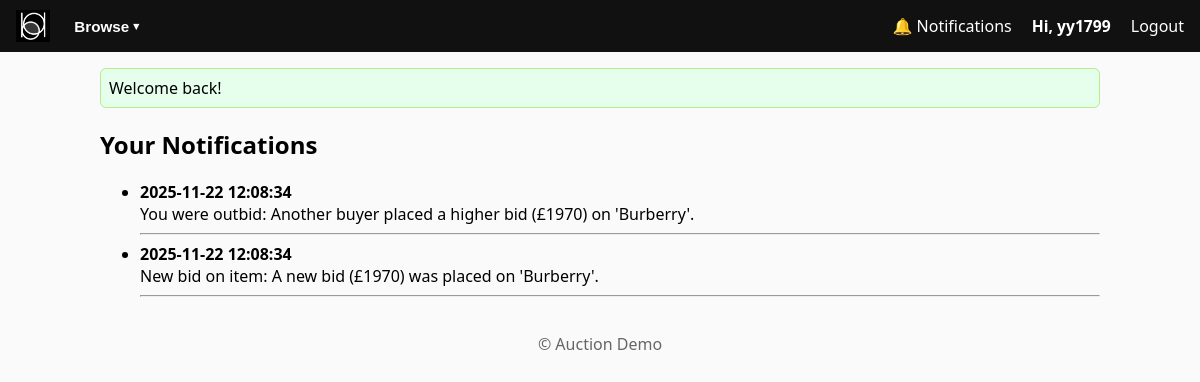
The app's page /web/auction/notifications.php (signed in) with its own data.
### tables this page shows
CREATE TABLE `Notifications` (
  `message_id` int(11) NOT NULL,
  `user_id` int(11) NOT NULL,
  `message` text NOT NULL,
  `is_read` tinyint(1) DEFAULT 0,
  `created_at` datetime DEFAULT current_timestamp()
);

### web/auction/notifications.php (the view, shortened to what this page needs)
<?php
require_once __DIR__.'/includes/flash.php';
$pdo = get_db();
$userId = current_user()['user_id'];
$pdo->prepare("UPDATE Notifications SET is_read = 1 WHERE user_id = ?")
    ->execute([$userId]);
$stmt = $pdo->prepare("
    SELECT message_id, message, created_at
    FROM Notifications
    WHERE user_id = ?
    ORDER BY created_at DESC
");
$stmt->execute([$userId]);
$rows = $stmt->fetchAll();
?>
<?php require_once __DIR__.'/includes/header.php'; ?>
<h2>Your Notifications</h2>
<?php if (empty($rows)): ?>
    <p>No notifications yet.</p>
<?php else: ?>
    <ul>
    <?php foreach ($rows as $n): ?>
        <li>
            <b><?= htmlspecialchars($n['created_at']) ?></b><br>
            <?= nl2br(htmlspecialchars($n['message'])) ?>
        </li>
        <hr>
    <?php endforeach; ?>
    </ul>
<?php endif; ?>
<?php require_once __DIR__.'/includes/footer.php'; ?>

### web/auction/assets/style.css (style rules this page uses)
body { font-family: system-ui, Arial, sans-serif; margin:0; background:#fafafa; }

### records on screen
notifications: created_at "2025-11-22 12:08:34", message "You were outbid: Another buyer placed a higher bid (£1970) on 'Burberry'."
notifications: created_at "2025-11-22 12:08:34", message "New bid on item: A new bid (£1970) was placed on 'Burberry'."

### other values on screen
$user['username'] "yy1799"
$f['msg'] "Welcome back!"
